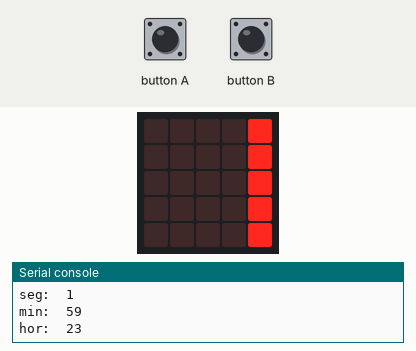
The program below on a simulated BBC micro:bit running MicroPython. On the bench: the board's 5×5 LED display, the last lines printed to the serial console. Inputs (shaded band) come from the test bench.

Above: at 1.2 s.
1.3 s: button A pressed for 1.2 s
At 2.5 s:
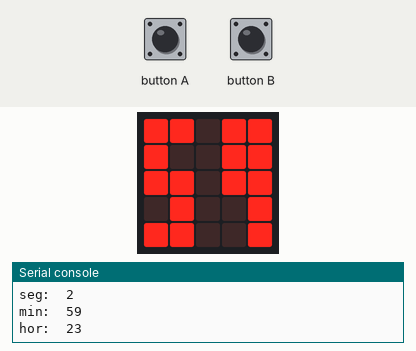
6.6 s: button B pressed for 1.2 s
At 7.8 s:
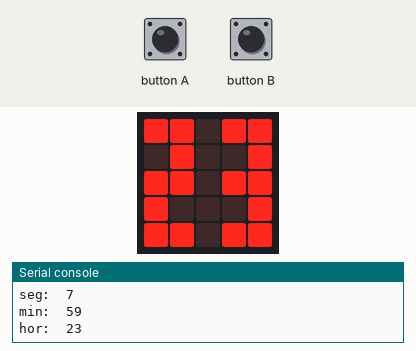
11.9 s: button B pressed for 3.2 s
19.2 s: button A pressed for 3.2 s
At 20.9 s:
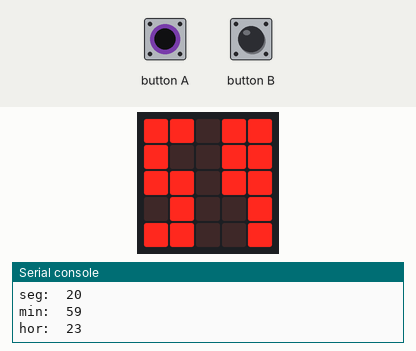
Timing chart, 0 to 22.4 s (numbered marks = the images above; inputs shaded):
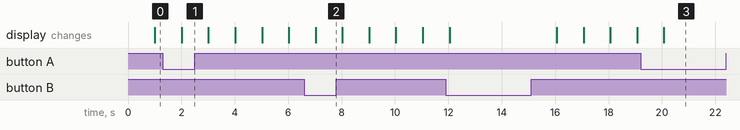

Measured:
- after the input at 1.3 s, the display: changes after 0.71 s (image 1)
- after the input at 6.6 s, the display: changes after 0.43 s (image 2)
- after the input at 19.2 s, the display: changes after 0.87 s (image 3)

The program:

test.py
```python
from microbit import *

# Codigo para desplegar cada numero
zero = "99999:99999"
one = "00000:99999"
two = "90999:99909"
three = "90909:99999"
four = "99900:09999"
five = "99909:90999"
six = "99999:90999"
seven = "90900:99999"
eight = "99099:99099"
nine = "99900:99999"
null = "00000:00000"

# Tupla con todos los numeros
fonts = (zero, one, two, three, four, five, six, seven, eight, nine)

# Funcion para desplegar en el display (recibe el numero y un selector)
def dis_num(num,sel):
    # Dividimos por columna
    number = num.split(":")
    # Recorremos las 5 filas
    for y in range(5):
        # 2 columnas
        for i in range(2):
            # Primera pasada despliega en columa 0 o 3 y segunda pasada en columna 1 o 4
            if i < 1:
                # Si el selector es 1 desplegamos en columna 3, de lo contrario en la 0
                if sel == 1:
                    display.set_pixel(3, y,int(number[0][y]))
                else:
                    display.set_pixel(0, y,int(number[0][y]))
            else:
                # Si el selector es 1 desplegamos en columna 4, de lo contrario en la 1
                if sel == 1:
                    display.set_pixel(4, y,int(number[1][y]))
                else:
                    display.set_pixel(1, y,int(number[1][y]))

# Funcion que llama a dis_num dependiendo si hay 1 o 2 digitos
def digito(n):
    # Convertimos numero a string
    sn= str(n)
    # Antes de los 10 segundos solo despliega 1 digito
    if n < 10:
        sn = "0" + str(n) # Ajuste de tamaño de string
        dis_num(null,2) # Apagamos leds columnas 0 y 1
    else:
        n2 = int(sn[0]) # Digito filas 0 y 1
        dis_num(fonts[n2],2) # Funcion para desplegar digito en filas 0 y 1
    n1 = int(sn[1]) # Digito filas 3 y 4
    dis_num(fonts[n1],1) # Funcion para desplegar digito en filas 3 y 4

def main():
    # Variables de tiempo
    seg = 0
    m = 59
    h = 23

    while True:
        # A los 59 segundos reiniciamos su valor y sumamos 1 minuto
        if seg > 59:
            seg = 0
            m +=1
            # A los 59 minutos reiniciamos el valor de minutos y segundos y sumamos 1 hora
            if m > 59:
                seg = 0
                m = 0
                h += 1
                # A las 23 horas reiniciamos todos los valores
                if h > 23:
                    seg = 0
                    m = 0
                    h = 0

        # Desplegamos segundos
        digito(seg)

        # Mostrar minutos si se presiona el boton A
        if button_a.is_pressed():
            # Si no ha pasado un minuto los leds estaran apagados
            if m != 0:
                digito(m) # Desplegamos minutos
            else:
                dis_num(null,1)
                dis_num(null,2)

        # Mostrar horas si se presiona el boton B
        if button_b.is_pressed():
            # Si no ha pasado una hora los leds estaran apagados
            if h != 0:
                digito(h) # Desplegamos horas
            else:
                dis_num(null,1)
                dis_num(null,2)

        print("seg: ",seg)
        print("min: ",m)
        print("hor: ",h)
        sleep(1000) #  Cada ciclo durara 1 seg (muy aprox)
        seg += 1 # Aumentamos 1 segundo

if __name__ == "__main__":
    main()
```
